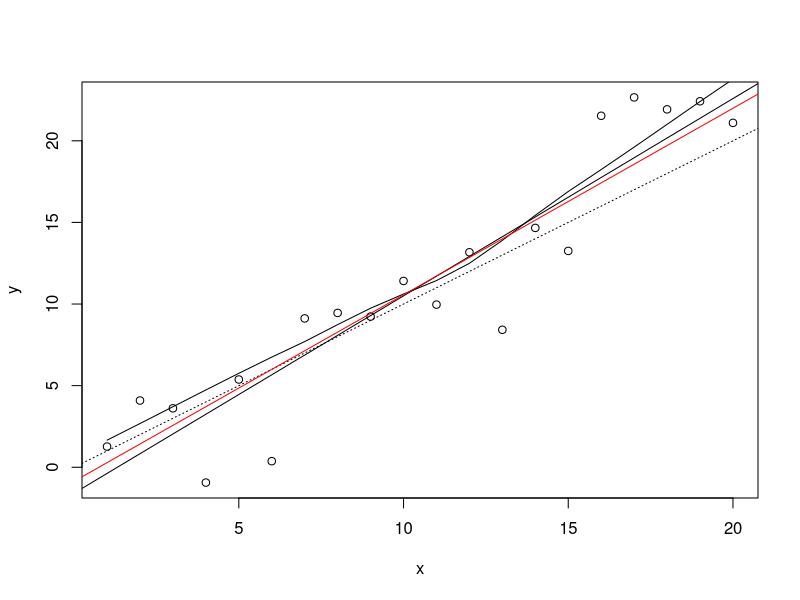
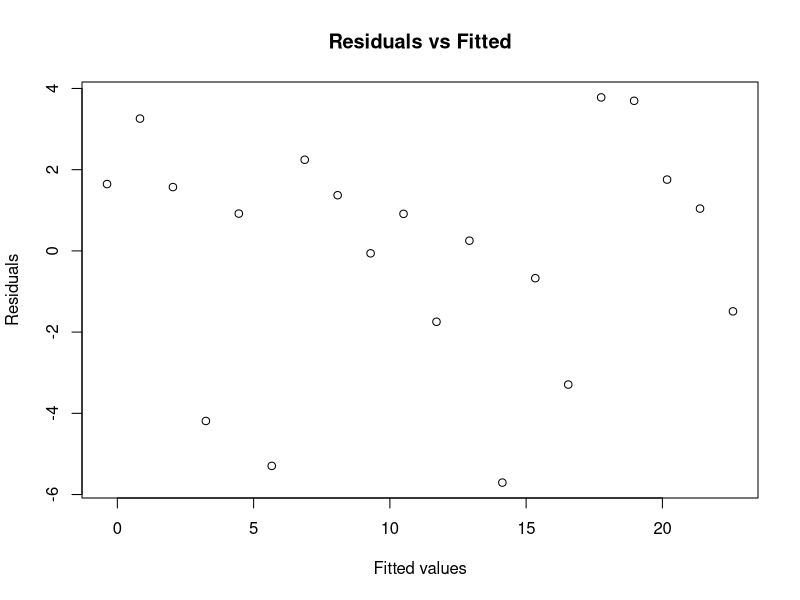
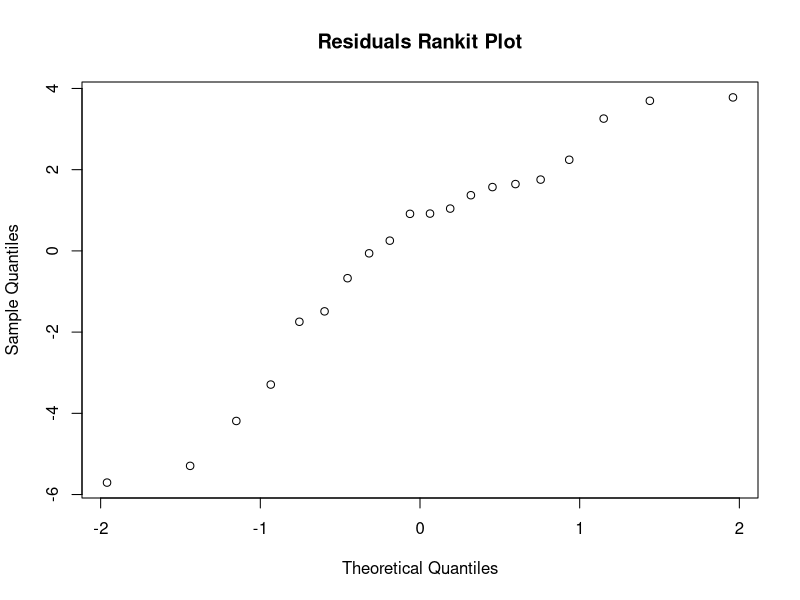

Write the R code that produced these figures, in order.
#Second sample (Apendix A)
x <- 1:20;  # Make x the secuence form 1 to 20 
w <- 1 + sqrt(x) / 2; # A weight vetor of standar deviations
dummy <- data.frame(x=x, y= x + rnorm(x) * w); # Make a data frame of two columns, x and y, and look at it.
fm <- lm(y ~ x, data = dummy); # Fit a simple linear regression with y to the left of the tilde, we are modelling y dependent on x
summary(fm); #  and look at the analysis. 
fm1 <- lm(y ~ x, data = dummy, weights = 1 / w^2); # Since we know the standard deviations, we can do a weighted regression.
attach(dummy); # Make the columns in the data frame visible as variables.
summary(fm1); # Since we know the standard deviations, we can do a weighted regression.
lrf <- lowess(x, y); # Make a nonparametric local regression function.
plot(x, y); # Standard point plot.
lines(x, lrf$y); # Add in the local regression.
abline(0, 1, lty=3); # The true regression line: (intercept 0, slope 1).
abline(coef(fm)); # Unweighted regression line.
abline(coef(fm1), col = "red") # Weighted regression line.
detach(); #Remove data frame from the search path
plot(fitted(fm), resid(fm),
     xlab="Fitted values",
     ylab="Residuals",
     main="Residuals vs Fitted");
# A standard regression diagnostic plot to check for heteroscedasticity. Can you see it?
qqnorm(resid(fm), main="Residuals Rankit Plot"); 
# A normal scores plot to check for skewness, kurtosis and outliers. (Not very useful here.)
rm(fm, fm1, lrf, x, w, dummy);




